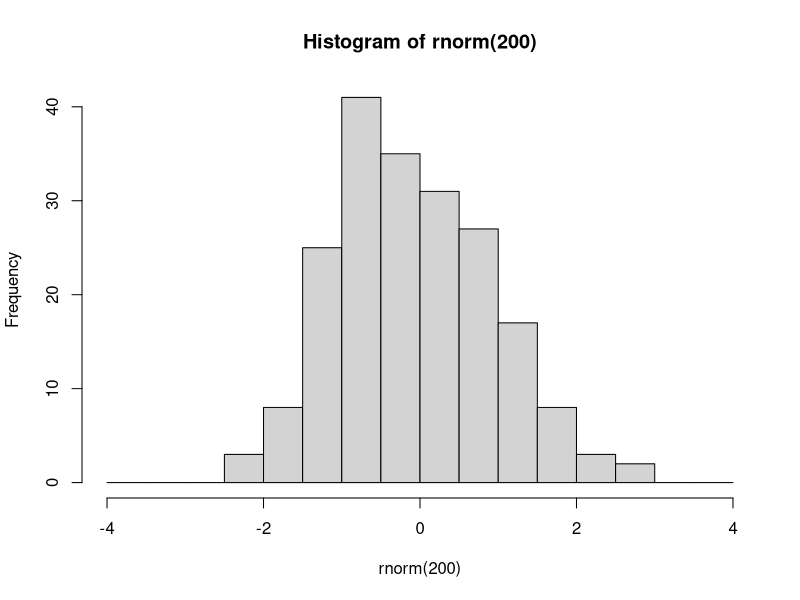
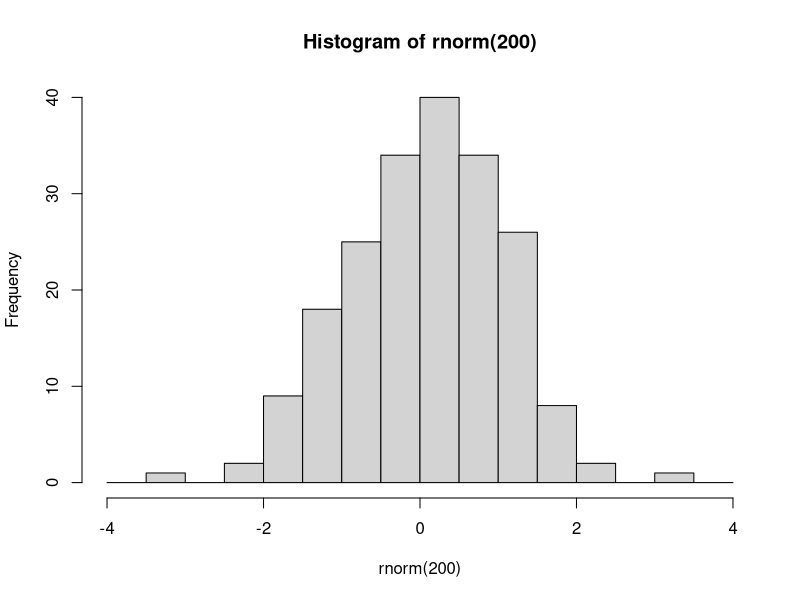
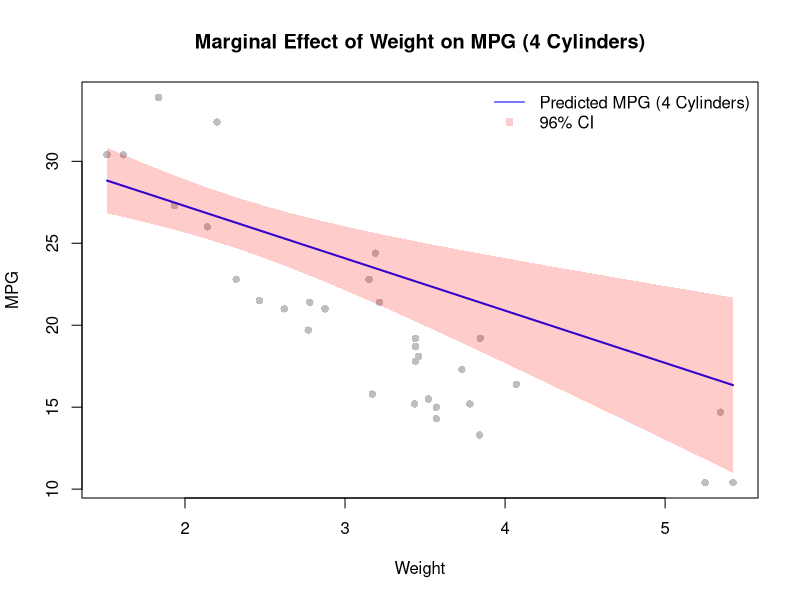

Here is the R script that generated these plots, in order:
###################################
###################################
########                   ########
########   Data Science 1  ########
########       Lab 7       ########
########  10th Dec. 2024   ########
########                   ########
###################################
###################################

## Welcome to lab #4. Today we will start with an introduction to the tidyverse,
# Then you will write your own lm() function, and finally a couple of exercises



#####################
####    Pipes    ####
#####################

# The pipe operator looks like this: |>
# It signifies: take the element on the left and use it as the first argument in the function on the right

# Example

hist(rnorm(200), breaks = seq(-4, 4, 0.5))
# is equivalent to

rnorm(200) |> hist(breaks = seq(-4, 4, 0.5))

# The purpose of the pipe is mostly aesthetic, in particular to avoid large numbers of parentheses when something needs to be transformed using multiple functions:



### 1.1 Rewrite the following expression using pipes:
set.seed(123)
round(sqrt(log(runif(10, 1, 10))), 2)
set.seed(123)
runif(10, 1, 10) |>
  log() |>
  sqrt() |>
  round(2)


# Pipes were initially created in a package called magrittr, part of the 'tidyverse' group of packages


########################
####    Packages    ####
########################

# Packages are essentially environments full of functions and/or objects which aren't loaded into R by default, but must be first installed (generally from a repository called CRAN), and then loaded

# Here we will install tidyverse, which is not one but a series of packages written by the same group of people, which share a number of syntactical features

install.packages("tidyverse")

# After you have installed tidyverse into your packages, you must also load it into your environment

library(tidyverse)

# You will only have to install a package once. However, every time you start fresh in a new R environment, you will have to load the packages you need again.

#########################
####    TIDYVERSE    ####
#########################

# The tidyverse encompasses a very large number of packages, and is fairly powerful (in that you can do a lot using tidyverse packages)
# However, you DO NOT need to use tidyverse exclusively! I mostly don't use it, for example, preferring to stick to base R except for a few functionalities.

# Downsides of tidyverse include: unique syntax which is very different from other programming languages such as python
# 'Black box' functions that have specific purposes that must be remembered, as opposed to more general-purpose functions in base R
# Often actually more verbose than base R (ie. requires more lines of code to do the same thing)
# Using tidyverse is a matter of preference!

# The pipe operator was originally introduced in the tidyverse package magrittr.
# The tidyverse pipe operator looks like this: %>%

set.seed(123)
runif(10, 1, 10) %>%
  log() %>%
  sqrt() %>%
  round(2)

# In this class we will look at 2 important tidyverse packages.
# Today we will look at dplyr, which is used to manipulate and transform data.
# Next week we will learn ggplot2, which is used for plotting and data visualisation

#####################
####    dplyr    ####
#####################

# The philosophy behind dplyr is that every data transformation can be done using a function, and multiple transformations can be done by piping an object through multiple functions
# For example, in dplyr we no longer use indexing.
# Instead we use the functions 'select', to choose specific columns in a data frame, and 'filter', to choose specific rows.

data(mtcars)

# so instead of:
mtcars[mtcars$cyl == 6, 1:5]
# we would write:
mtcars %>%
  filter(cyl == 6) %>%
  select(1:5)

### 2.1
# using select() and filter(), create a new database of cars that are over 4000 lbs in weight, retaining only the wt and mpg columns. Save this database to an object called 'df'.
df <- mtcars %>%
  filter(wt > 4) %>%
  select(c(wt, mpg))

# After you have selected the rows and columns you are interested in, you can
# change the order of the rows using arrange

df %>% arrange(wt)

df %>% arrange(desc(wt))


# To change variables, we can use mutate()
df <- df %>% mutate(
  wt_kg = wt * 453.592,
  km_per_l = mpg * 1.60934 / 3.78541
)

# And we can use ifelse() within mutate()
mtcars <- mtcars %>%
  mutate(wt_class = ifelse(wt >= 4, "Oversized", "Standard"))

# We can even do a sultiple ifelse statment using case_when()
mtcars <- mtcars %>%
  mutate(
    efficiency = case_when(
      mpg <= 15 ~ "low",
      mpg > 15 & mpg <= 20 ~ "medium",
      mpg > 20 ~ "high"
    )
  )

# Next, summarise (or summarize) is a useful function which collapses a dataframe into a single row and can calculate summary statistics, eg:

mtcars %>%
  summarise(
    mean_wt = mean(wt),
    sd_wt = sd(wt),
    n = length(mpg)
  )

# We can also use summarise to collapse a data frame not into one single row, but into as many rows as we have groups of interest.
# To do this, first we need to use group_by()

mtcars %>% group_by(efficiency)

# You'll notice that this automatically changes the data frame into a new kind of object, called a tibble.
# Tibbles are basically tidyverse dataframes, that display information slightly differently, and are a bit more particular about certain things like not wanting empty cells.
# Tibbles can also be grouped, which allows for further operations down the line
# For example:

mtcars %>%
  group_by(efficiency) %>%
  summarise(
    wt_kg = mean(wt),
    n = length(hp)
  ) %>%
  arrange(
    c("high", "medium", "low")
  )

# You can group by multiple variables

mtcars %>%
  group_by(efficiency, cyl) %>%
  summarise(
    wt_kg = mean(wt),
    n = length(hp)
  )

# After grouping a tibble, remember to ungroup it later using ungroup(), or you may have issues down the line.
ungroup(mtcars)

# 3.1
data(iris)

?iris

# using the dplyr functions do the following:
# create a new column called Petal.Area which is the product of the petal width and petal length columns.
iris_mut <- iris %>%
  mutate(Petal.Area = Petal.Length * Petal.Width)
# For each of the different species of iris, present the mean and standard deviation for the sepal length, sepal width, and petal area, as well as the number of samples (n)
iris_summ <- iris_mut %>%
  group_by(Species) %>%
  summarise(
    mean_sepal_length = mean(Sepal.Length),
    sd_sepal_length = sd(Sepal.Length),
    mean_sepal_width = mean(Sepal.Width),
    sd_sepal_width = sd(Sepal.Width),
    mean_petal_area = mean(Petal.Area),
    sd_petal_area = sd(Petal.Area),
    mean_petal_Length = mean(Petal.Length),
    sd_petal_Length = sd(Petal.Length),
    n = n() # Count of samples
  ) %>%
  arrange(desc(mean_petal_Length))
# Order this database in decreasing order of average petal length.



#######################################################
####    Code your own lm and predict functions!    ####
#######################################################

### 4.1 lm()

# Here I will walk you through the steps needed to write these functions. Follow along with the slides from this week's and last week's lectures - they contain all of the maths and some of the code that you need!

# At each step of the way, you should save each new element you calculate into a new object.

# Your lm function should take as input a y variable, and one or more x variables which should be inputted as a matrix or dataframe with one variable per column.
data(mtcars)

my.lm <- function(x, y) {
  # Start by saving the sample size (n). You will need it later for calculating degrees of freedom for the test statistics and sampling distributions.
  n <- length(y)
  x <- as.matrix(cbind(1, x))
  b <- solve(t(x) %*% x) %*% (t(x) %*% y)
  # Next, using these calculated coefficients, calculate all of the predicted values, y_hat, for each of the values of x (each of the rows of the X matrix).
  # Hint: look at the formula for the linear model - and remember we are multiplying matrices!
  y_hat <- x %*% b
  # Next, calculate the residuals (actual values of y minus the predicted values y_hat)
  e <- y - y_hat
  # Next calculate the estimate of the residual standard error, s. Careful about the denominator here: check how many degrees of freedom you have!
  s <- sqrt(sum(e^2) / (n - ncol(x)))
  # Using s, calculate the variance covariance matrix of the coefficients.
  vcov_coef <- s^2 * solve(t(x) %*% x)
  # from this covariance matrix, extract the standard errors of the coefficients
  se_coef <- sqrt(diag(vcov_coef))
  # use these standard errors to calculate the t-values for each of the coefficients
  t_vals <- b / se_coef
  # And use these t-values to calculate p-values.
  p <- 2 * pt(-abs(t_vals), df = (n - ncol(x)))
  # Next, calculate the R2 value

  RSS <- sum(e^2)
  TSS <- sum((y - mean(y))^2)
  r2 <- 1 - (RSS / TSS)
  # Bonus points if you want to look up how to calculate adjusted R2
  adj_r2 <- 1 - (((1 - r2) * (n - 1)) / (n - ncol(x)))
  # Next, calculate the F-statistic and the p-value for the model.
  f_stat <- ((TSS - RSS) / (ncol(x) - 1)) / (RSS / (n - ncol(x)))
  model_p <- pf(f_stat, df1 = (ncol(x) - 1), df2 = (n - (ncol(x))), lower.tail = F)
  # Finally, put all of these elements into a list, and have your function return that list.
  return(list(
    n = n,
    coefficients = b,
    residuals = e,
    s = s,
    vcov = vcov_coef,
    se = se_coef,
    t_values = t_vals,
    p_values = p,
    r2 = r2,
    adj_r2 = adj_r2,
    F_statistic = f_stat,
    model_p_value = model_p
  ))
}

# compare your function against the built-in R function in R.

my.lm(y = mtcars$mpg, x = cbind(mtcars$wt, mtcars$cyl))
summary(lm(mpg ~ wt + cyl, data = mtcars))



### 4.2 predict()

# This will be much shorter. Create a new function that takes as input the output from your first function, along with a new_data object that has as many columns as there are predictor variables in the model output, and a confidence interval size

my.predict <- function(model_output, new_data, ci_level = 0.97) {
  # Extract coefficients from your my.lm output
  coef <- model_output$coefficients
  # Add a column of 1s to the new_data
  new_data <- as.matrix(cbind(1, new_data))
  # generate the predicted values of y from the new_data object based on the coefficients from the model
  # Again, remember the formula for the linear model!
  y_hat <- new_data %*% coef


  df <- model_output$n - length(coef)

  # for each of these predicted values, calculate a confidence interval
  # first calculate the critical levels of the t-distribution using the ci_level and the degrees of freedom


  area_in_tails <- (1 - ci_level) / 2
  t_lower <- qt(area_in_tails, df = df)
  t_upper <- qt((1 - area_in_tails), df = df)
  # next, for each row of the new_data object, calculate the standard error of the predicted value
  # Check the slides, and remember that 𝒗𝒄𝒐𝒗(𝒃) was saved as "vcov" in the model output
  sy <- sqrt(apply(new_data, 1, function(.) t(.) %*% model_output$vcov %*% .))

  # next, calculate the upper and lower confidence boundaries for each prediction using the critical t-levels and the previously calculated standard error
  ci_lower <- y_hat + t_lower * sy
  ci_upper <- y_hat + t_upper * sy
  # finally, put these confidence intervals into a dataframe
  ci <- data.frame(ci_lower, ci_upper)
  colnames(ci) <- paste0(ci_level, "%_", c("lower", "upper"))
  df <- cbind(y_hat = y_hat, ci)
  return(df)
}


### 4.3
# Use your functions to run the following model

# mtcars$mpg ~ mtcars$wt + mtcars$cyl


# Then plot predicted marginal effect of weight for a car with 4 cylynders. Add 96% confidence intervals to the graph.
# Hint: For this, in your "newdata" object, add a column of 4s for the number of cylinders

# Fit the model
modell <- my.lm(y = mtcars$mpg, x = cbind(mtcars$wt, mtcars$cyl))

# Generate predictions for cars with 4 cylinders
wt_range <- seq(min(mtcars$wt), max(mtcars$wt), length.out = 100) # Range of wt values
new_data <- cbind(wt_range, rep(4, length(wt_range))) # wt varies, cyl fixed at 4
plot_data <- my.predict(modell, new_data, ci_level = 0.96)

# Plot the original data
plot(mtcars$wt, mtcars$mpg,
  main = "Marginal Effect of Weight on MPG (4 Cylinders)",
  xlab = "Weight", ylab = "MPG", pch = 16, col = "gray"
)

# Add the predicted line for 4 cylinders
lines(wt_range, plot_data$y_hat, col = "blue", lwd = 2)

# Add 96% confidence interval as a shaded area
polygon(c(wt_range, rev(wt_range)),
  c(plot_data$`0.96%_lower`, rev(plot_data$`0.96%_upper`)),
  col = rgb(1, 0, 0, alpha = 0.2), border = NA
)

# Add legend
legend("topright",
  legend = c("Predicted MPG (4 Cylinders)", "96% CI"),
  col = c("blue", rgb(1, 0, 0, alpha = 0.2)), lty = c(1, NA), pch = c(NA, 15), bty = "n"
)

# Compare this graph to the graph from the lecture.


# What do you conclude?
# The higher the confidence level the more allowance for uncertainty i.e a wider range of confidence interval
